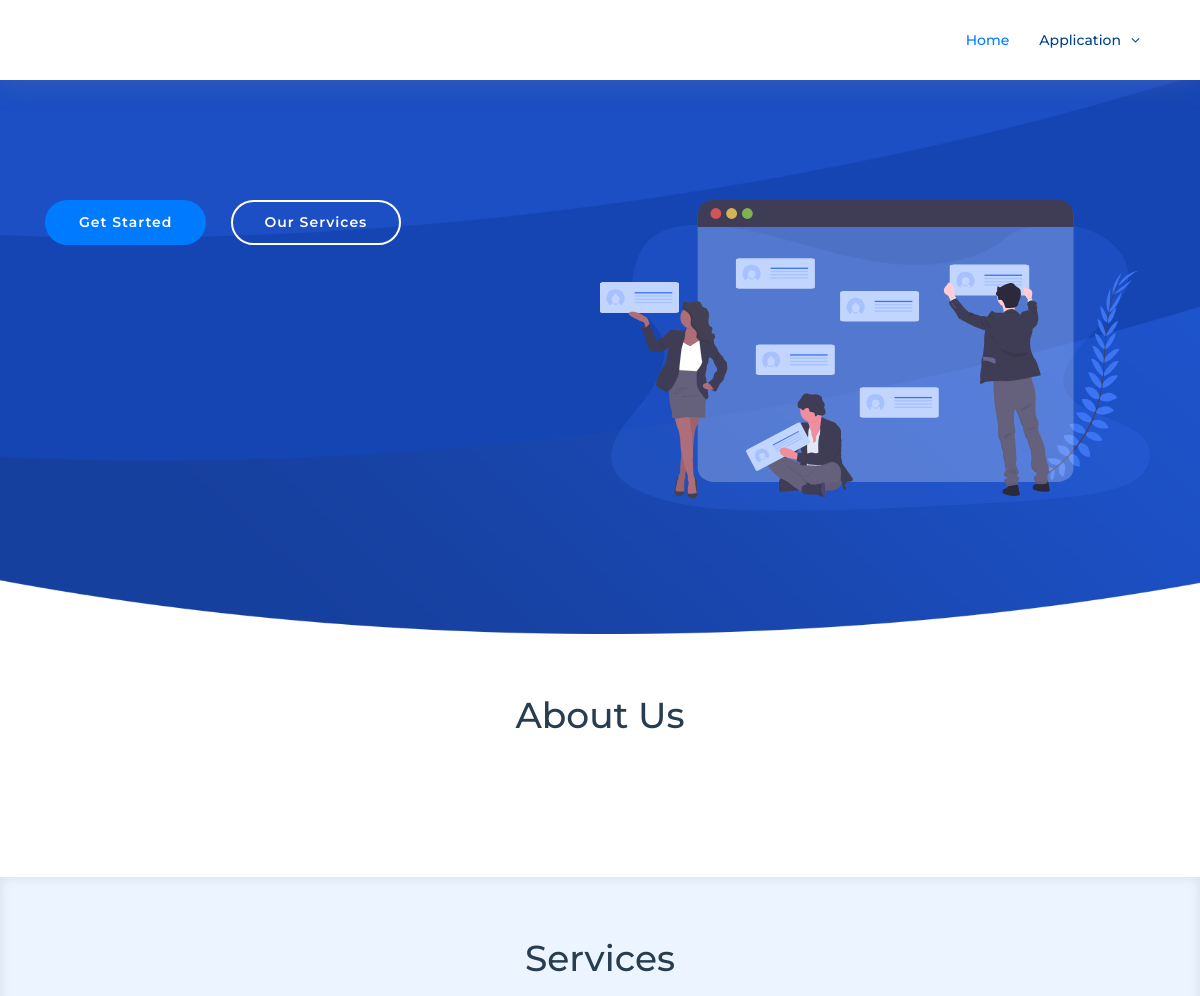
The app's page / (upper part), older data.
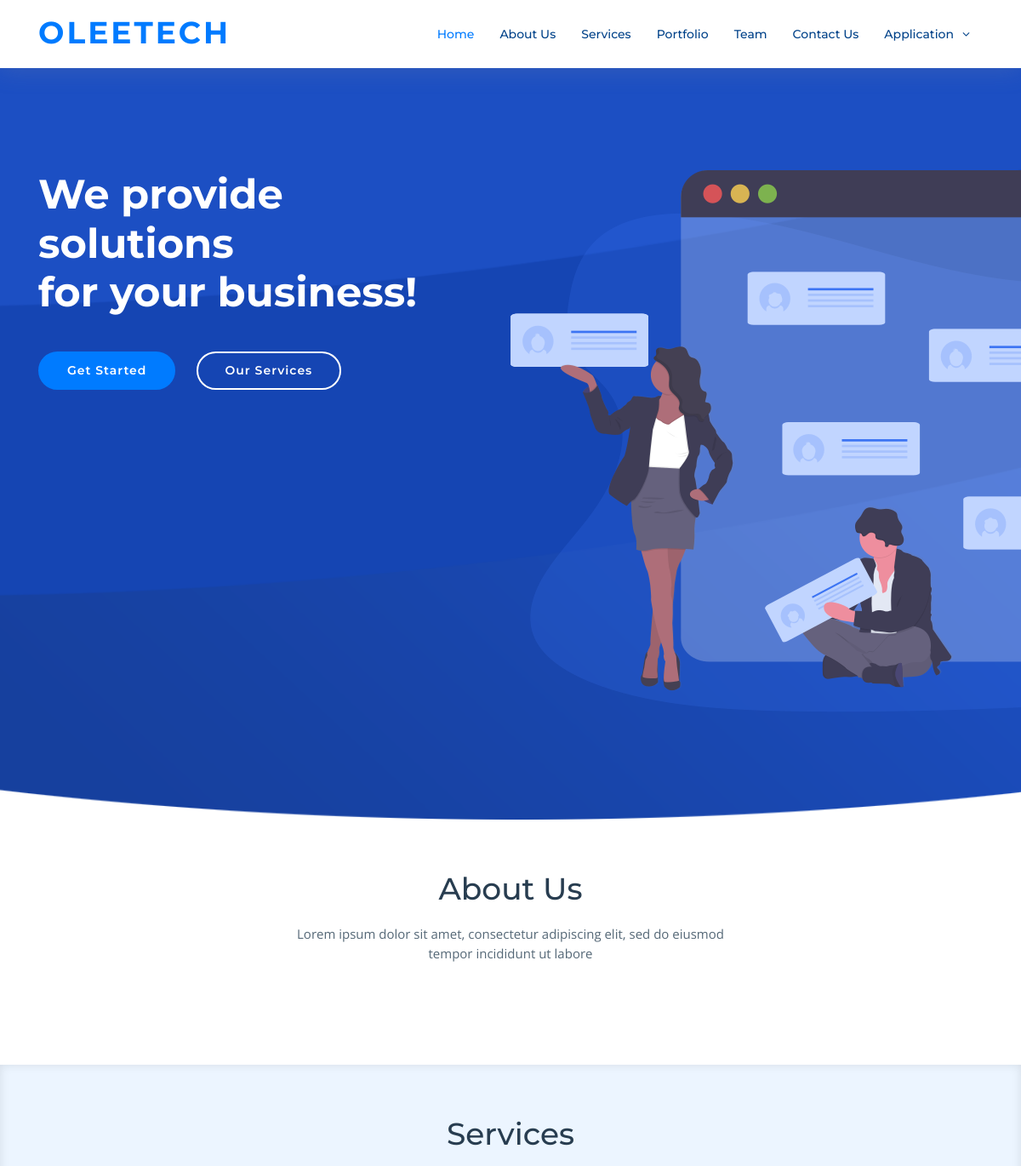
The same page, newer data.
### Homepage/models.py (models this page shows, shortened)
class Header(models.Model):
    title = models.CharField(max_length=100,default='',blank=True)
    logo = models.ImageField(upload_to='website')

class Navigation(models.Model):
    title = models.CharField(max_length=100)
    link = models.CharField(max_length=100)

class IntroSection(models.Model):
    intro_text = HTMLField()
    background_image = models.ImageField(upload_to='website',blank=True, null=True)

class AboutUs(models.Model):
    title = models.CharField(max_length=100,blank=True, null=True)
    text = HTMLField()
    image = models.ImageField(upload_to='website',blank=True, null=True,validators=[validate_svg])

### Homepage/views.py (the view)
# urls.py: path('', views.home, name='bankhome'),
def home(request):
    header = Header.objects.first()
    navigation = Navigation.objects.all()
    intro_section = IntroSection.objects.first()
    about_us = AboutUs.objects.first()
    context = {
        'header': header,
        'navigation': navigation,
        'intro_section': intro_section,
        'about_us': about_us,
    }
    return render(request, 'home.html',context)

### templates/home.html (shortened to what this page needs)
{% load static %}
<!DOCTYPE html>
<html lang="en">
<head>
  <link href="{% static 'assets/vendor/bootstrap/css/bootstrap.min.css' %}" rel="stylesheet">
  <link href="{% static 'assets/vendor/font-awesome/css/font-awesome.min.css' %}"rel="stylesheet">
  <link href="{% static 'assets/vendor/ionicons/css/ionicons.min.css' %}"rel="stylesheet">
  <link href="{% static 'assets/vendor/owl.carousel/assets/owl.carousel.min.css' %}"rel="stylesheet">
  <link href="{% static 'assets/vendor/venobox/venobox.css' %}"rel="stylesheet">
  <link href="{% static 'assets/vendor/aos/aos.css' %}"rel="stylesheet">
  <link href="{% static 'assets/css/style.css' %}"rel="stylesheet">
</head>
<body>
  <header id="header" class="fixed-top">
    <div class="container">
      <div class="logo float-left">
        <a href="{% url 'home' %}"><h1 style="font-weight: bolder;">
           {{ header.title }}    </h1> </a>
      </div>
      <nav class="main-nav float-right d-none d-lg-block">
        <ul>
          <li class="active"><a href="{% url 'home' %}">Home</a></li>
          {% for item in navigation %}
          <li><a href="{{ item.link }}">{{ item.title }}</a></li>
      {% endfor %}
          <li class="drop-down"><a href="">Application</a>
          </li>
        </ul>
      </nav>
    </div>
  </header>
  <section id="intro" class="clearfix">
    <div class="container" data-aos="fade-up">
      <div class="intro-img" data-aos="zoom-out" data-aos-delay="200">
        {% if intro_section.background_image %}
    <img src="{{ intro_section.background_image.url }}" alt="Background Image">
      {% else %}
        <img src="{% static 'assets/img/intro-img.svg' %}" alt="" class="img-fluid">
        {% endif %}
      </div>
      <div class="intro-info" data-aos="zoom-in" data-aos-delay="100">
        {{ intro_section.intro_text |safe }}
        <div>
          <a href="#about" class="btn-get-started scrollto">Get Started</a>
          <a href="#services" class="btn-services scrollto">Our Services</a>
        </div>
      </div>
    </div>
  </section>
  <main id="main">
    <section id="about">
      <div class="container" data-aos="fade-up">
        <header class="section-header">
          <h3>About Us
          </h3>
          <p>{{ about_us.title }}</p>
        </header>
      </div>
    </section>
    <section id="services" class="section-bg">
      <div class="container" data-aos="fade-up">
        <header class="section-header">
          <h3>Services</h3>
        </header>
      </div>
    </section>
  </main>
</body>
</html>

Row changes from the older to the newer data that the page shows:
added Header: title "OLEETECH"
added Navigation: title "About Us"
added Navigation: title "Services"
added Navigation: title "Portfolio"
added Navigation: title "Team"
added Navigation: title "Contact Us"
added IntroSection: background_image (picture), intro_text "We provide solutions for your business!"
added AboutUs: title "Lorem ipsum dolor sit amet, consectetur adipiscing elit, sed do eiusmod tempor incididunt ut labore"
